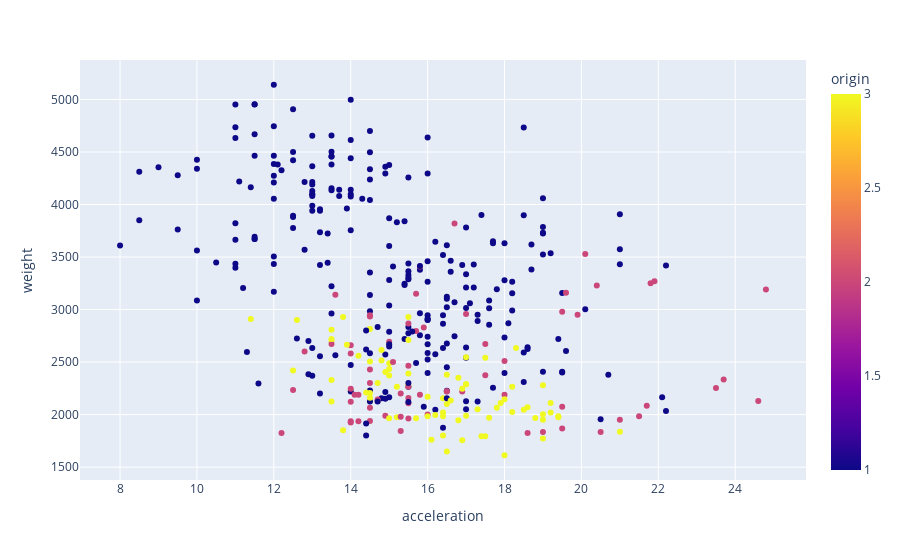

Notebook code cell kept with this figure:
### Code cell
px.scatter(auto, x='acceleration', y='weight', color='origin')

### Figure 1 — Plotly figure (JSON) as saved in the notebook; plotly's stock layout.template omitted (floating-point values rounded to 4 significant figures; data arrays with more than 128 entries replaced by an {"elided": "..."} marker saying what was removed)
{"data": [{"hovertemplate": "acceleration=%{x}<br>weight=%{y}<br>origin=%{marker.color}<extra></extra>", "legendgroup": "", "marker": {"color": {"elided": "392 int values"}, "coloraxis": "coloraxis", "symbol": "circle"}, "mode": "markers", "name": "", "orientation": "v", "showlegend": false, "type": "scatter", "x": {"elided": "392 float values"}, "xaxis": "x", "y": {"elided": "392 int values"}, "yaxis": "y"}], "layout": {"autosize": true, "coloraxis": {"colorbar": {"title": {"text": "origin"}}, "colorscale": [[0, "#0d0887"], [0.1111, "#46039f"], [0.2222, "#7201a8"], [0.3333, "#9c179e"], [0.4444, "#bd3786"], [0.5556, "#d8576b"], [0.6667, "#ed7953"], [0.7778, "#fb9f3a"], [0.8889, "#fdca26"], [1, "#f0f921"]]}, "legend": {"tracegroupgap": 0}, "margin": {"t": 60}, "xaxis": {"anchor": "y", "autorange": true, "domain": [0, 1], "range": [6.97, 25.83], "title": {"text": "acceleration"}, "type": "linear"}, "yaxis": {"anchor": "x", "autorange": true, "domain": [0, 1], "range": [1363.0, 5390.0], "title": {"text": "weight"}, "type": "linear"}}}
